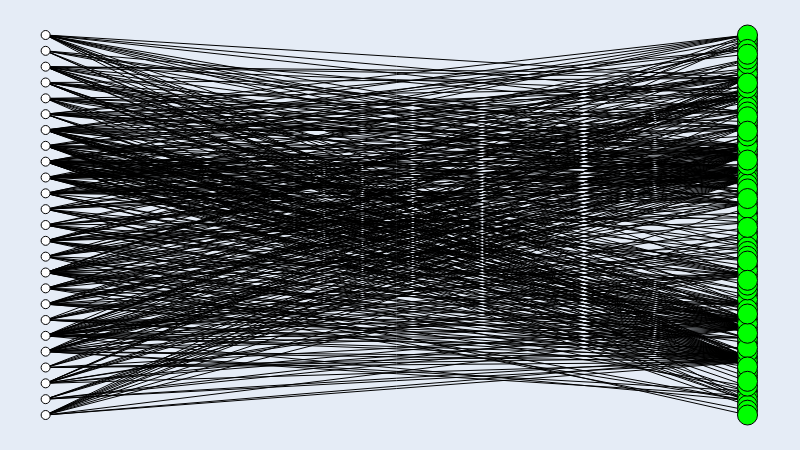

The notebook cell saved with this chart:
### Code cell
# Rede two-mode (devs -> linguagens)
dev_g = fm.load('data/devs_langs.gml')
# Visualization
dev_g.set_all_nodes('size', (9))
dev_g.set_all_nodes('labpos', 'hover')

for n in dev_g.nodes:
    if (n.find('/') != -1):
        dev_g.nodes[n]['color'] = (0, 255, 0)
        dev_g.nodes[n]['size'] = (20)
    dev_g.nodes[n]['label'] = n
dev_g.move('bipartite', [n for n in dev_g.nodes if dev_g.nodes[n]['size'] != 20])
dev_g.draw()

### Figure 1 — Plotly figure (JSON) as saved in the notebook; plotly's stock layout.template omitted (floating-point values rounded to 4 significant figures; data arrays with more than 128 entries replaced by an {"elided": "..."} marker saying what was removed)
{"data": [{"hoverinfo": "none", "line": {"color": "rgb(0, 0, 0)", "dash": "solid", "width": 1}, "mode": "lines", "type": "scatter", "x": {"elided": "1284 int values"}, "y": {"elided": "1284 float values"}}, {"hoverinfo": "text", "marker": {"color": "rgb(0, 255, 0)", "line": {"color": "rgb(0, 0, 0)", "width": 1}, "size": 20, "symbol": "circle"}, "mode": "markers", "text": ["/Python", "/Vim script", "/Makefile", "/Batchfile", "/Dockerfile", "/Shell", "/Awk", "/Perl", "/MATLAB", "/M", "/C++", "/Cuda", "/Jupyter Notebook", "/CSS", "/HTML", "/TeX", "/Perl 6", "/C", "/Prolog", "/Java", "/JavaScript", "/XML", "/Kotlin", "/Swift", "/Groovy", "/ANTLR", "/Objective-C", "/Thrift", "/Lex", "/Go", "/Rust", "/Scala", "/OCaml", "/PowerShell", "/Assembly", "/Roff", "/D", "/Haskell", "/IDL", "/Yacc", "/C#", "/Smalltalk", "/Objective-C++", "/Tcl", "/DIGITAL Command Language", "/SQLPL", "/TSQL", "/CMake", "/Ruby", "/GLSL", "/TypeScript", "/AppleScript", "/CoffeeScript", "/Protocol Buffer", "/HCL", "/Clojure", "/PHP", "/PostScript", "/Dart", "/Visual Basic", "/XSLT", "/1C Enterprise", "/OpenEdge ABL", "/ASP", "/Emacs Lisp", "/Lua", "/sed", "/Elm", "/Nim", "/M4", "/Ragel", "/Pascal", "/AutoHotkey", "/NSIS", "/ActionScript", "/ApacheConf", "/Smarty", "/PLSQL", "/Puppet", "/Terra"], "textfont": {"color": "rgb(0, 0, 0)"}, "textposition": "middle center", "type": "scatter", "x": [1, 1, 1, 1, 1, 1, 1, 1, 1, 1, 1, 1, 1, 1, 1, 1, 1, 1, 1, 1, 1, 1, 1, 1, 1, 1, 1, 1, 1, 1, 1, 1, 1, 1, 1, 1, 1, 1, 1, 1, 1, 1, 1, 1, 1, 1, 1, 1, 1, 1, 1, 1, 1, 1, 1, 1, 1, 1, 1, 1, 1, 1, 1, 1, 1, 1, 1, 1, 1, 1, 1, 1, 1, 1, 1, 1, 1, 1, 1, 1], "y": [0.6456, 0.5823, 0.1519, 0.557, 0.8354, 0.6835, 0.9114, 0.8481, 0.5063, 0.5316, 0.8861, 0.8228, 0.6329, 0.1392, 0.2278, 0.9747, 0.1899, 0.2532, 0.06329, 0.2911, 0.6203, 0.6076, 0.6582, 0.6962, 0.5949, 0.3924, 0.3671, 0.519, 0.3165, 0.7595, 0.8987, 0.2405, 0.481, 0.2025, 0.9873, 1, 0.9241, 0.4557, 0.05063, 0.3038, 0.03797, 0.02532, 0.3797, 0.7215, 0.4684, 0.01266, 0.8101, 0.443, 0.7089, 0.07595, 0.7975, 0.5443, 0.8608, 0.7722, 0.9367, 0.7342, 0.1646, 0.962, 0.4304, 0.4177, 0.2785, 0.8734, 0.1772, 0.4937, 0.6709, 0.4051, 0.3291, 0.7848, 0.2152, 0.1013, 0.1139, 0.1266, 0.7468, 0.08861, 0.5696, 0.3418, 0.9494, 0, 0.3544, 0.2658]}, {"hoverinfo": "text", "marker": {"color": "rgb(255, 255, 255)", "line": {"color": "rgb(0, 0, 0)", "width": 1}, "size": 9, "symbol": "circle"}, "mode": "markers", "text": ["kan-bayashi", "ZacSweers", "OttoWinter", "jaredpalmer", "piotrwitek", "unknwon", "danilowoz", "Andarist", "lintool", "kmagiera", "endiliey", "mislav", "Tyriar", "sdispater", "liuchengxu", "SwampDragons", "mattn", "mholt", "jonahwilliams", "felangel", "Anuken", "laurent22", "yoshuawuyts", "ripienaar", "mkaz"], "textfont": {"color": "rgb(0, 0, 0)"}, "textposition": "middle center", "type": "scatter", "x": [0, 0, 0, 0, 0, 0, 0, 0, 0, 0, 0, 0, 0, 0, 0, 0, 0, 0, 0, 0, 0, 0, 0, 0, 0], "y": [0.4583, 0.6667, 0.375, 0, 0.8333, 0.3333, 0.5417, 0.9583, 0.5, 0.1667, 1, 0.7917, 0.2083, 0.04167, 0.5833, 0.25, 0.9167, 0.125, 0.625, 0.2917, 0.7083, 0.75, 0.08333, 0.4167, 0.875]}, {"hoverinfo": "none", "mode": "text", "text": {"elided": "428 null values"}, "textfont": {"color": "rgb(0, 0, 0)"}, "textposition": "middle center", "type": "scatter", "x": {"elided": "428 float values"}, "y": {"elided": "428 float values"}}, {"hoverinfo": "none", "marker": {"color": "rgba(255, 255, 255, 0.0)", "line": {"color": "rgba(255, 255, 255, 0.0)", "width": 0}, "size": 0, "symbol": "circle"}, "mode": "markers", "type": "scatter", "x": [0.5, 0, 1, 0.5], "y": [0, 0.5, 0.5, 1]}], "layout": {"height": 450, "margin": {"b": 0, "l": 0, "r": 0, "t": 0}, "showlegend": false, "width": 800, "xaxis": {"showgrid": false, "showticklabels": false, "zeroline": false}, "yaxis": {"showgrid": false, "showticklabels": false, "zeroline": false}}}
